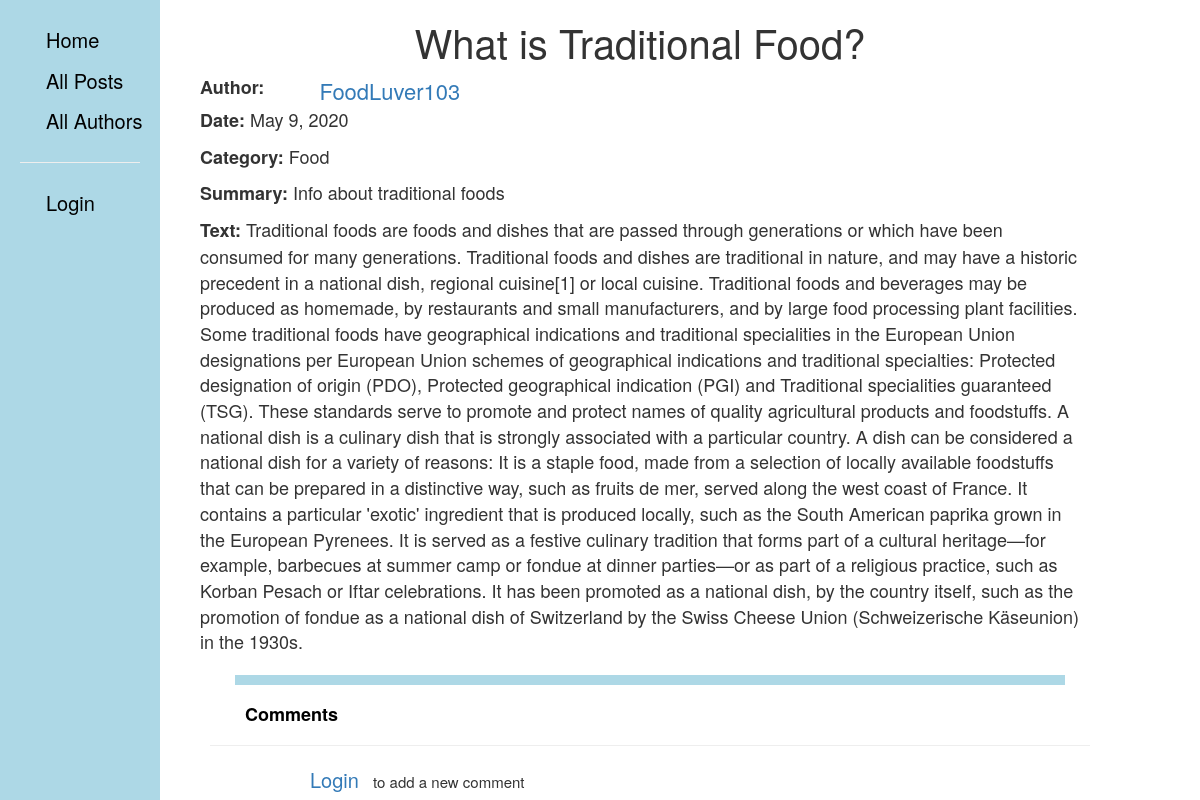
Before: /blog/posts/3 with the older database file.
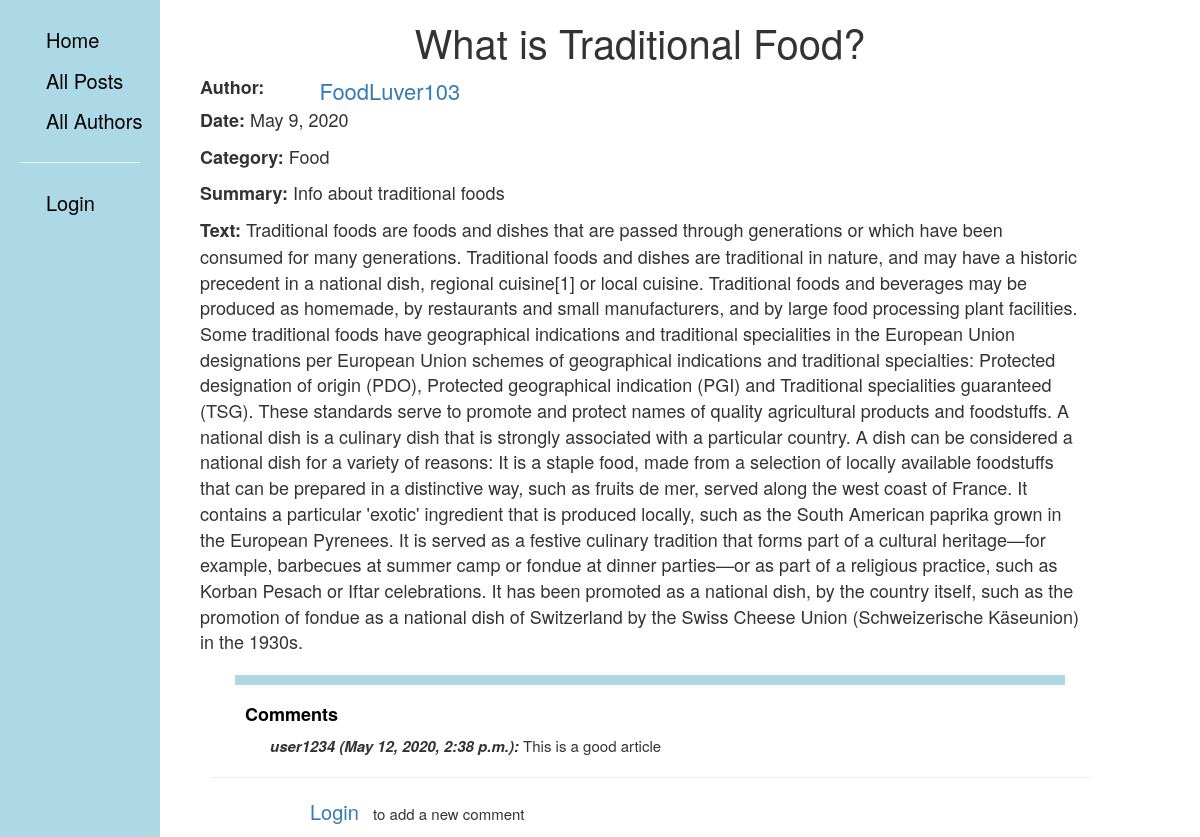
After: the same page with the newer database file.
### blog/models.py (models this page shows, shortened)
class Comment(models.Model):
    comment = models.TextField(max_length = 100, help_text="Enter a comment about the blog here.")
    author = models.ForeignKey(User, on_delete=models.SET_NULL, null=True)
    post_date = models.DateTimeField(auto_now_add=True)
    blog = models.ForeignKey(Post, on_delete=models.CASCADE)
    class Meta:
        ordering = ["post_date"]

### blog/views.py (the view)
# urls.py: path('posts/<int:pk>', views.PostDetailView.as_view(), name='post-detail'),
class PostDetailView(generic.DetailView):
    model = Post

### blog/models.py (called while the page is built)
    def __str__(self):
        return self.name.username

    def __str__(self):
        return self.name

### blog/templates/blog/post_detail.html (shortened to what this page needs)
{% extends "base_generic.html" %}
{% block content %}
  <h1>{{ post.title }}</h1>
  <div class = "postlist">
    <p1><strong>Author:</strong><p1>
    <a href="{% url 'posts-by-author' post.author.pk %}"> {{ post.author }}</a>
  </div>
  <p><strong>Date:</strong> {{ post.post_date }}</p>
  <p><strong>Category:</strong> {{ post.category.all|join:", " }}</p>
  <p><strong>Summary:</strong> {{ post.summary }}</p>
  <p><strong>Text: </strong> {{ post.text }}</p>
  <div style="margin-left:20px;margin-top:20px">
    <hr class ="n2">
  <div class = "comments">
  <h3>Comments</h3>
  {% for commentss in post.comment_set.all %}
  <p><b><i>{{commentss.author}} ({{commentss.post_date}}): </i></b> {{commentss.comment}} </p>
  {% endfor %}
  <hr>
  {% if user.is_authenticated %}
    <a href="{% url 'post-comment' post.id %}">Add a new comment</a></p>
  {% else %}
    <p><a href="{% url 'login'%}?next={{request.path}}">Login</a> to add a new comment</p>
  {% endif %}
  </div>
  {% endblock %}

Changed rows visible on the page:
added Comment: author "user1234", post_date "May 12, 2020, 2:38 p.m.", comment "This is a good article"
